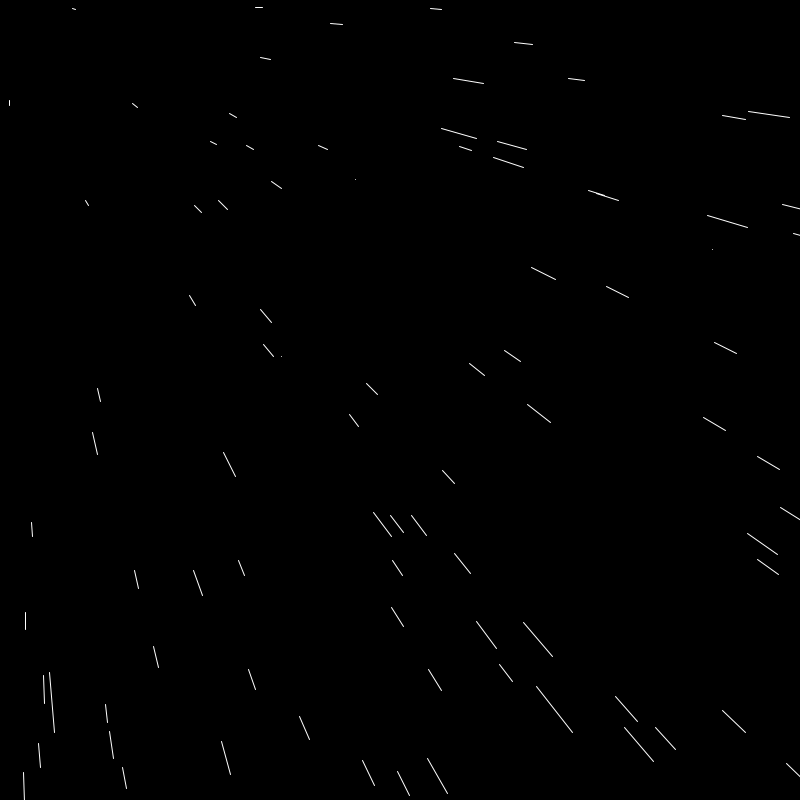
Frame 1 (no input)
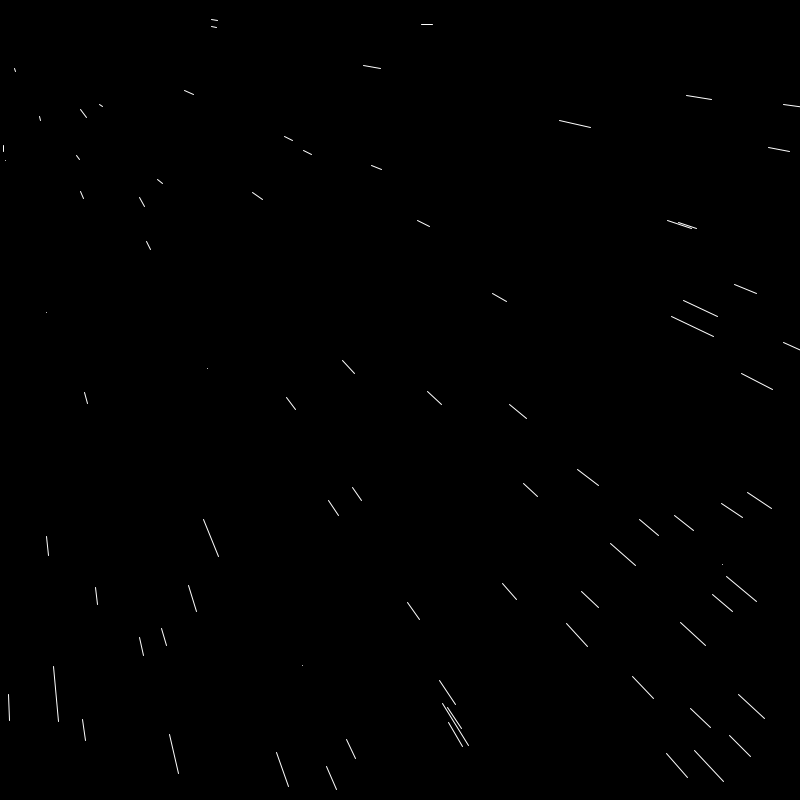
Frame 60 (the mouse pressed at the canvas centre just before this capture)
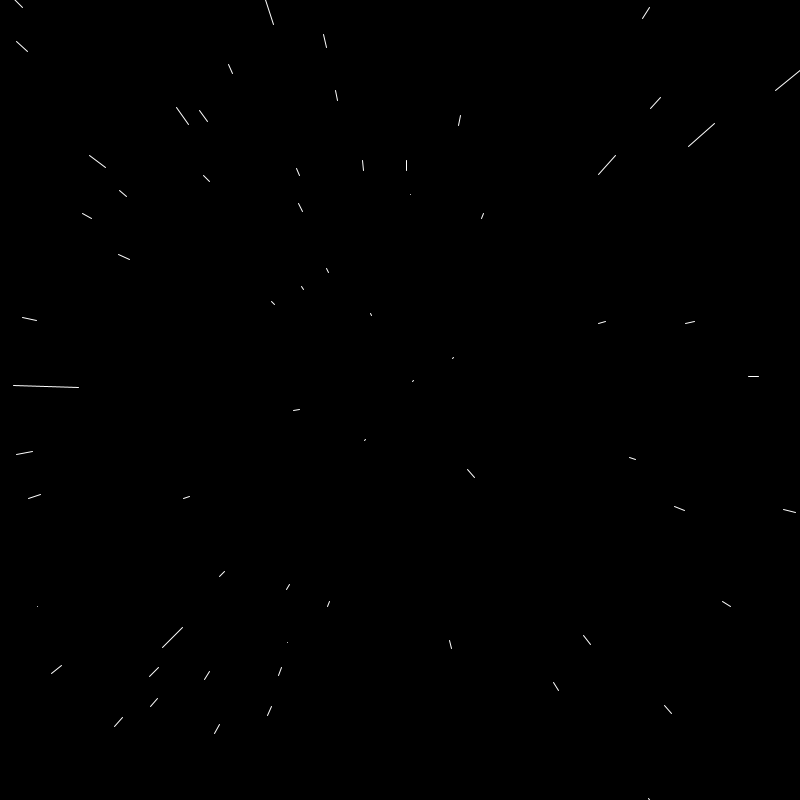
Frame 120 (the mouse held since frame 60 and released just before this capture)

The Processing sketch that drew these frames (run headless with seeded random() and noise(); from frame 60 on, the mouse is pressed at the canvas centre):

// Processing sketch: starfield
// ── starfield.pde
Star[] stars = new Star[800];
float speed;

void setup() {
  size(800, 800);
  for (int i=0; i<stars.length; i++)
  {
    stars[i] =new Star();
  }
}

void draw() {
  speed =20;
  background(0);
 translate( width * mouseX  / width, height * mouseY / height);
  for (int i=0; i<stars.length; i++)
  {
    stars[i].update();
    stars[i].show();
  }
}
// ── Star.pde
class Star {
  float x, y, z;
  float pz;

  Star() {
    x = random(-width, width);
    y = random(-height, height);
    z = random(width);
    pz =z;
  }

  void update() {
    z = z -speed;
    if (z < 1) {
      z = width;
      x = random(-width, width);
      y = random(-height, height);
      pz = z;
    }
  }

  void show() {
    fill(255);
    noStroke(); 


    float sx = map(x/z, 0, 1, 0, width);
    float sy = map(y/z, 0, 1, 0, height);

    float px = map(x/pz, 0, 1, 0, width);
    float py = map(y/pz, 0, 1, 0, height);

    pz = z;

    stroke(255);
    line(px, py, sx, sy);
  }
}
